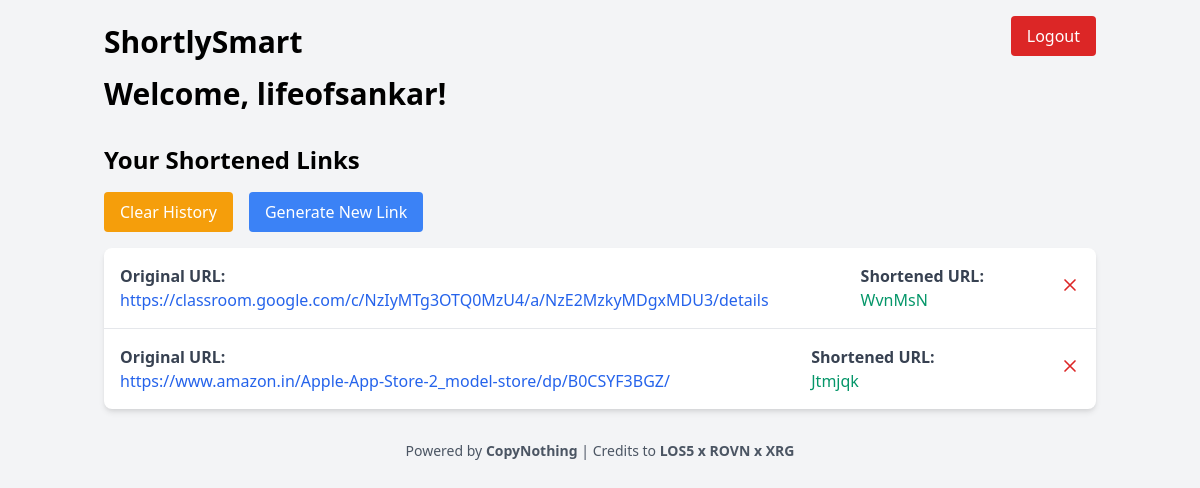
/dashboard (signed in), run on an earlier commit of the app's database.
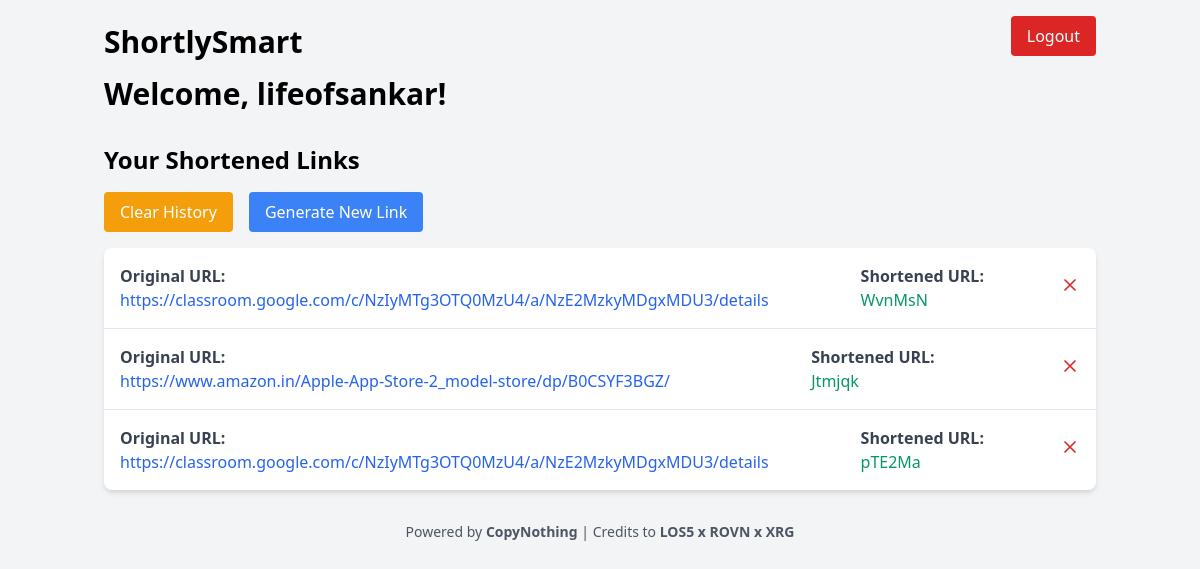
And on a later commit of the database.
### database.py (models this page shows, shortened)
class User(db.Model, UserMixin):
    id = db.Column(db.Integer, primary_key=True)
    username = db.Column(db.String(150), unique=True, nullable=False)
    password = db.Column(db.String(150), nullable=False)

class URLMapping(db.Model):
    id = db.Column(db.Integer, primary_key=True)
    short_url = db.Column(db.String(6), unique=True, nullable=False)
    long_url = db.Column(db.String(2048), nullable=False)
    user_id = db.Column(db.Integer, db.ForeignKey('user.id'), nullable=False)

### app.py (the view)
@app.route('/dashboard')
@login_required
def dashboard():
    user = current_user
    links = URLMapping.query.filter_by(user_id=user.id).all()
    return render_template('dashboard.html', links=links)

### app.py (called while the page is built)
@login_manager.user_loader
def load_user(user_id):
    return User.query.get(int(user_id))

### templates/dashboard.html (shortened to what this page needs)
<!DOCTYPE html>
<html lang="en">
<head>
    <link href="https://cdn.jsdelivr.net/npm/tailwindcss@2.2.19/dist/tailwind.min.css" rel="stylesheet">
</head>
<body class="bg-gray-100 font-sans antialiased">
    <div class="max-w-5xl mx-auto px-4 py-6 relative">
        <a href="{{ url_for('logout') }}" class="absolute top-4 right-4 inline-block bg-red-600 text-white px-4 py-2 rounded hover:bg-red-700 transition duration-300">Logout</a>
        <div class="flex justify-between items-center mb-4">
            <h1 class="text-3xl font-bold">ShortlySmart</h1>
        </div>
        <h1 class="text-3xl font-bold mb-4">Welcome, {{ current_user.username }}!</h1>
        <h2 class="text-2xl font-semibold mt-8 mb-4">Your Shortened Links</h2>
        <div class="flex space-x-4 mb-4">
            <button onclick="clearHistory()" class="inline-block bg-yellow-500 text-white px-4 py-2 rounded hover:bg-yellow-600 transition duration-300">Clear History</button>
            <a href="{{ url_for('index') }}" class="inline-block bg-blue-500 text-white px-4 py-2 rounded hover:bg-blue-600 transition duration-300">Generate New Link</a>
        </div>
        <div class="bg-white shadow-md rounded-lg overflow-hidden">
            <ul class="divide-y divide-gray-200">
                {% for link in links %}
                    <li class="p-4 hover:bg-gray-100 transition duration-300">
                        <div class="flex justify-between items-center">
                            <div>
                                <strong class="block text-gray-700">Original URL:</strong>
                                <a href="{{ link.long_url }}" target="_blank" class="text-blue-600 hover:underline">{{ link.long_url }}</a>
                            </div>
                            <div class="ml-4">
                                <strong class="block text-gray-700">Shortened URL:</strong>
                                <a href="{{ url_for('redirect_url', short_url=link.short_url) }}" target="_blank" class="text-green-600 hover:underline">{{ link.short_url }}</a>
                            </div>
                            <div>
                                <button onclick="deleteLink('{{ link.short_url }}')" class="text-red-600 hover:text-red-800">
                                    <svg xmlns="http://www.w3.org/2000/svg" class="h-5 w-5" fill="none" viewBox="0 0 24 24" stroke="currentColor">
                                        <path stroke-linecap="round" stroke-linejoin="round" stroke-width="2" d="M6 18L18 6M6 6l12 12"/>
                                    </svg>
                                </button>
                            </div>
                        </div>
                    </li>
                {% endfor %}
            </ul>
        </div>
        <div class="mt-8 text-center text-sm text-gray-600">
            <p>Powered by <strong>CopyNothing</strong> | Credits to <strong><a href="https://lifeofsankar.me">LOS5</a> x <a href="https://rovn.me">ROVN</a> x <a href="https://xrg.systems">XRG</a></strong> </p>
        </div>
    </div>
</body>
</html>

What changed in the data, as far as the page shows it:
added URLMapping: long_url "https://classroom.google.com/c/NzIyMTg3OTQ0MzU4/a/NzE2MzkyMDgxMDU3/details", short_url "pTE2Ma"
